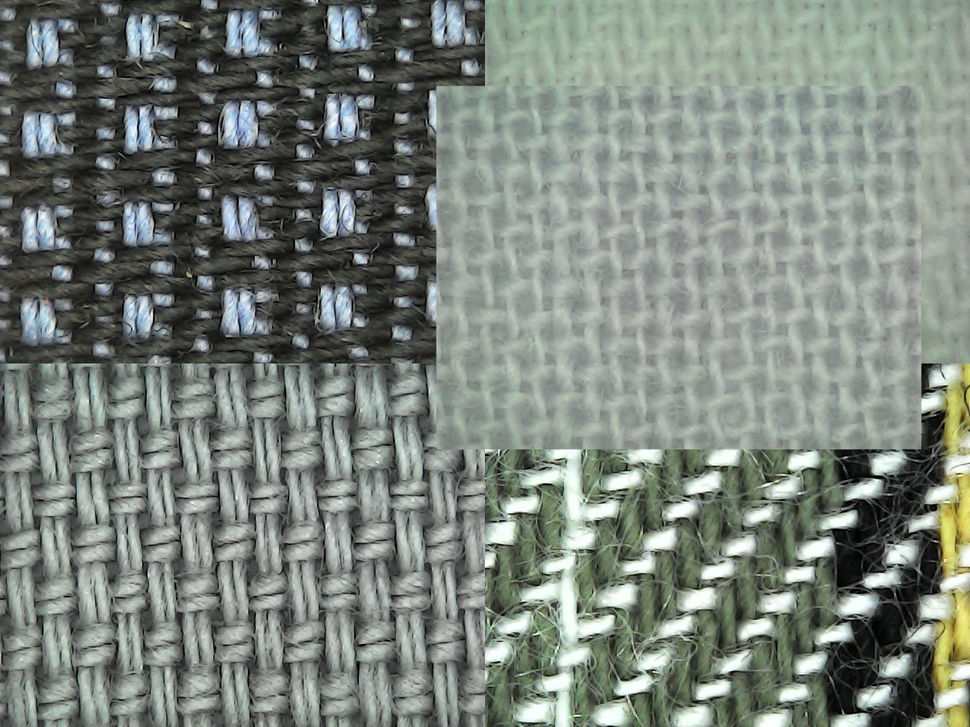
#> input picture input.png, 970 x 727 px, shrunk from 1280 x 960 before the run
$ jupyter execute PixelTexture_Classifier.ipynb   (shell and % lines are left out)   (older library calls are emulated)
#> lines starting #> are read from the running program, lines starting #| are printed output that depends on the picture
[cell 1]
#I installed the necessary libraries and settings.
import numpy as np
import matplotlib.pyplot as plt
import cv2
from skimage.feature import local_binary_pattern, graycomatrix, graycoprops, hog
from skimage.filters import gabor
from skimage.util import img_as_ubyte
from scipy.stats import entropy, skew, kurtosis
from scipy.signal import correlate2d
from sklearn.model_selection import train_test_split
from sklearn.ensemble import RandomForestClassifier
from sklearn.svm import SVC
from sklearn.tree import DecisionTreeClassifier
from sklearn.metrics import jaccard_score, confusion_matrix
from sklearn.neural_network import MLPClassifier
from sklearn.pipeline import Pipeline
from sklearn.preprocessing import StandardScaler
from sklearn.decomposition import PCA
from sklearn.utils import resample
from tqdm import tqdm
import time
import warnings
from xgboost import XGBClassifier
from lightgbm import LGBMClassifier
from joblib import Parallel, delayed
import joblib
from collections import Counter
from sklearn.metrics import confusion_matrix, ConfusionMatrixDisplay
warnings.filterwarnings("ignore")
from sklearn.linear_model import LogisticRegression
from sklearn.neighbors import KNeighborsClassifier
from sklearn.ensemble import ExtraTreesClassifier
from datetime import datetime
import pandas as pd
import seaborn as sns
from scipy.signal import correlate2d

[cell 2]
print(datetime.now().strftime("%d-%m-%Y %H:%M:%S"))
print("Cavit Eren YILDIZ -- 201805001")

[cell 3]
# --- 1. Load Images and Convert to Grayscale ---
image = cv2.imread("input.png", cv2.IMREAD_GRAYSCALE)
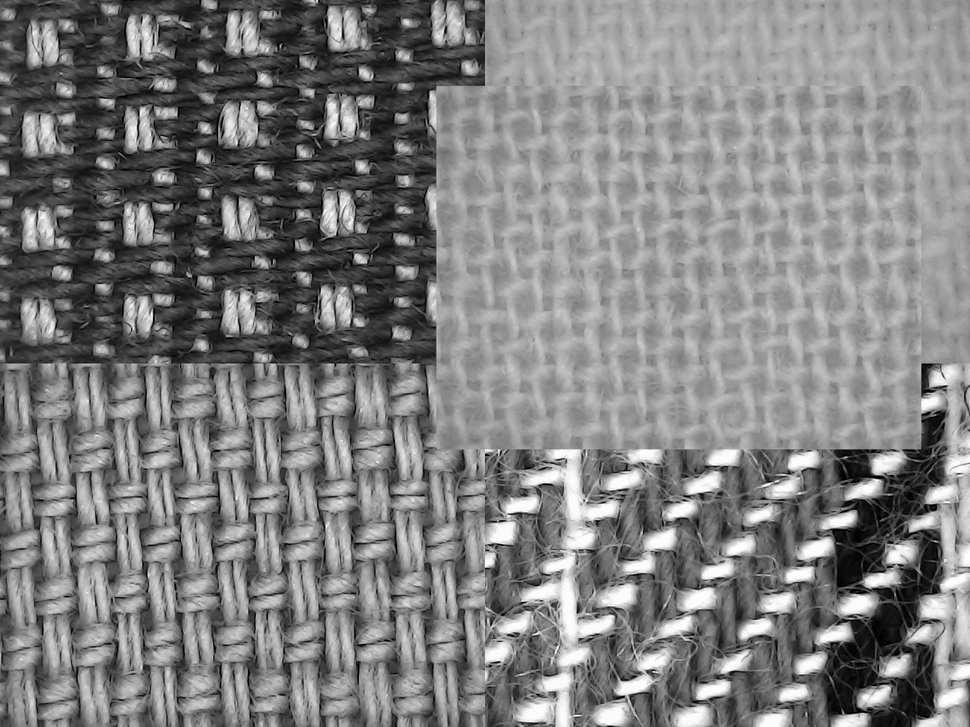
#> image: shape (727, 970); min 0, max 255, mean 127.7
mask = cv2.imread("mask.png", cv2.IMREAD_GRAYSCALE)
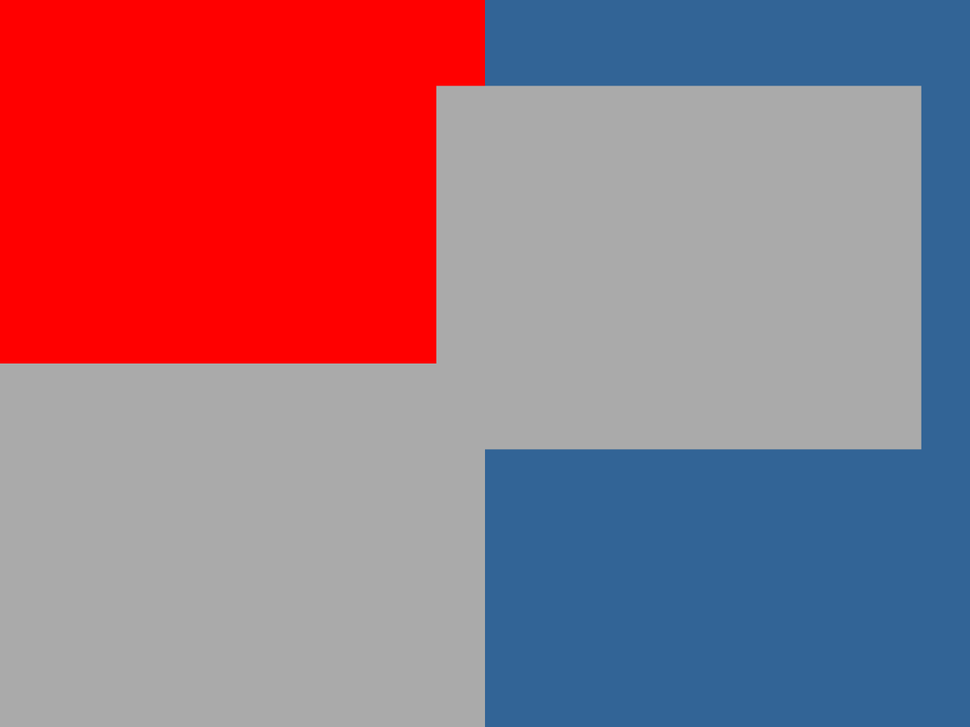
#> input picture mask.png, 970 x 727 px, shrunk from 1280 x 960 before the run
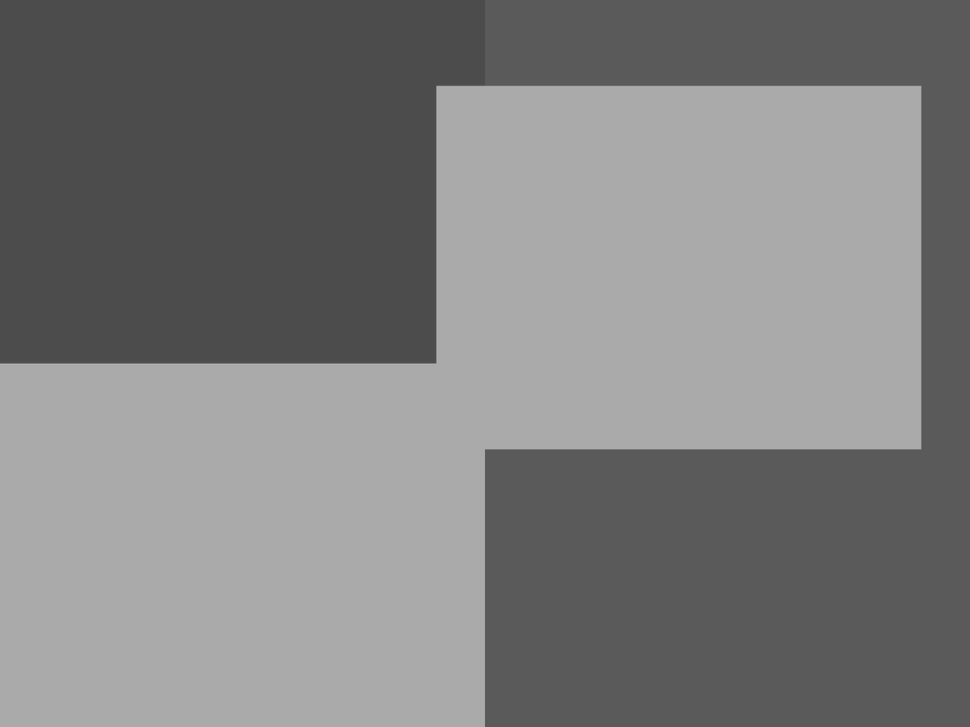
#> mask: shape (727, 970); min 75, max 178, mean 126.3
